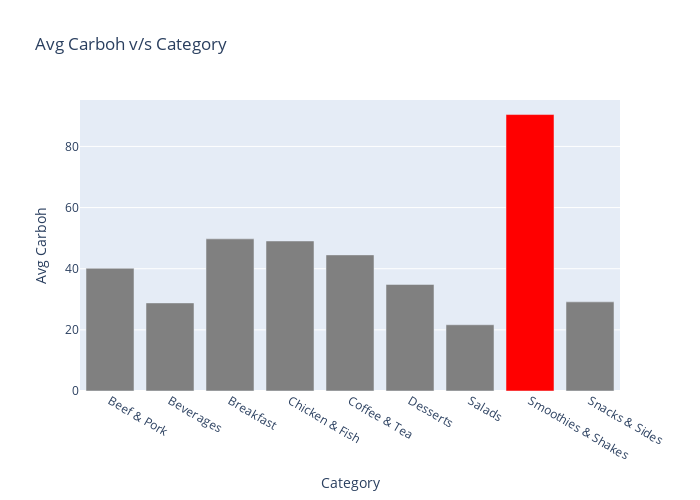

Notebook cell for this chart:
### Markdown cell above
#### 3)average carbohydrates distribution for each category

### Code cell
carboh=pd.DataFrame(df.groupby('Category')['Carbohydrates'].mean())

colors = ['gray']*9
colors[7] = 'Red'

fig = go.Figure(data=go.Bar(
     x=carboh.index,
     y=carboh['Carbohydrates'],
     marker_color=colors
))

fig.update_layout(height=500, width=700, title='Avg Carboh v/s Category')
fig.update_xaxes(title='Category')
fig.update_yaxes(title='Avg Carboh')
fig.show()
pio.write_html(fig, file="AvgCarbohVsCat.html", auto_open=True)

### Figure 1 — Plotly figure (JSON) as saved in the notebook; plotly's stock layout.template omitted (floating-point values rounded to 4 significant figures)
{"data": [{"marker": {"color": ["gray", "gray", "gray", "gray", "gray", "gray", "gray", "Red", "gray"]}, "type": "bar", "x": ["Beef & Pork", "Beverages", "Breakfast", "Chicken & Fish", "Coffee & Tea", "Desserts", "Salads", "Smoothies & Shakes", "Snacks & Sides"], "y": [40.13, 28.81, 49.76, 49.07, 44.53, 34.86, 21.67, 90.43, 29.15]}], "layout": {"height": 500, "title": {"text": "Avg Carboh v/s Category"}, "width": 700, "xaxis": {"title": {"text": "Category"}}, "yaxis": {"title": {"text": "Avg Carboh"}}}}
